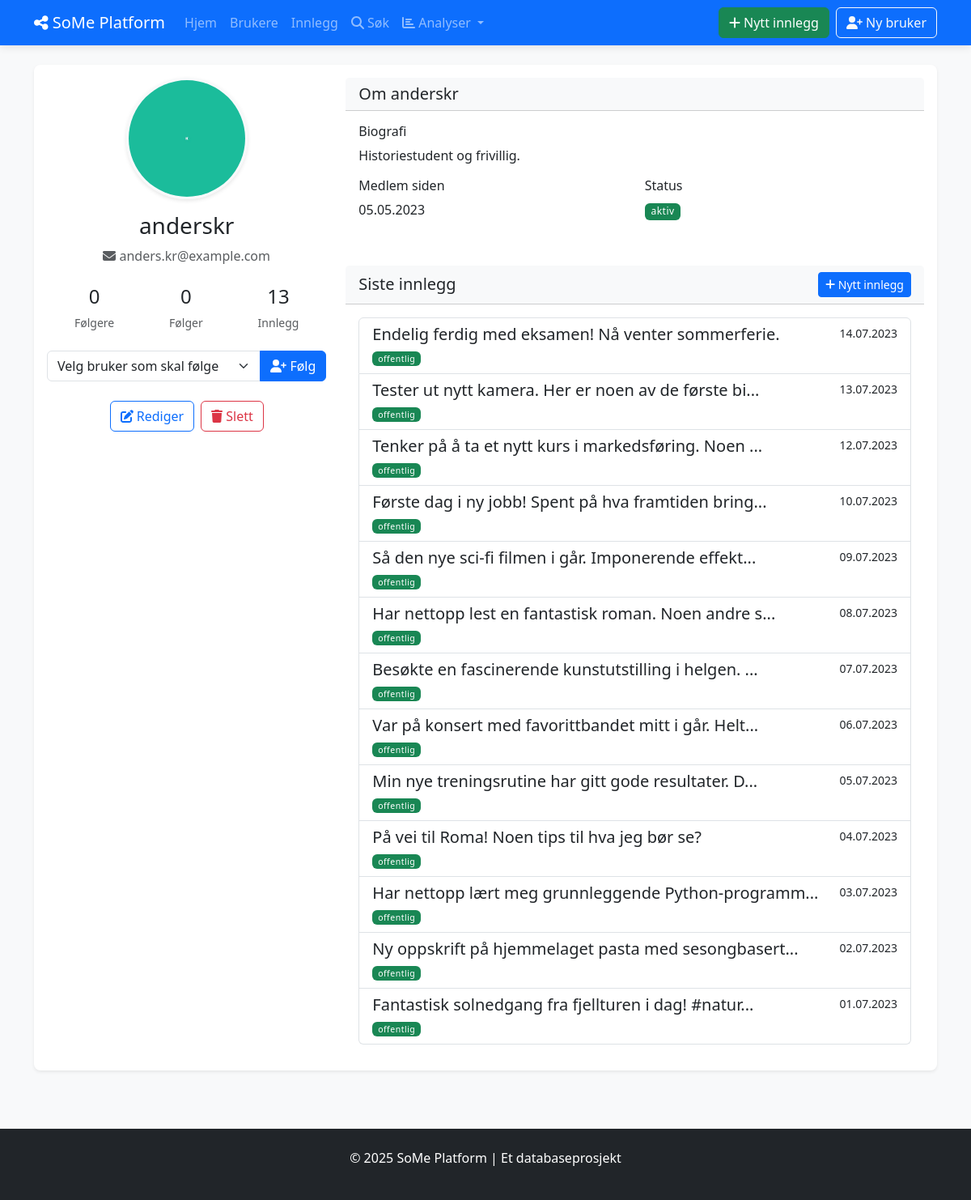
Before: /users/24 with the older database file.
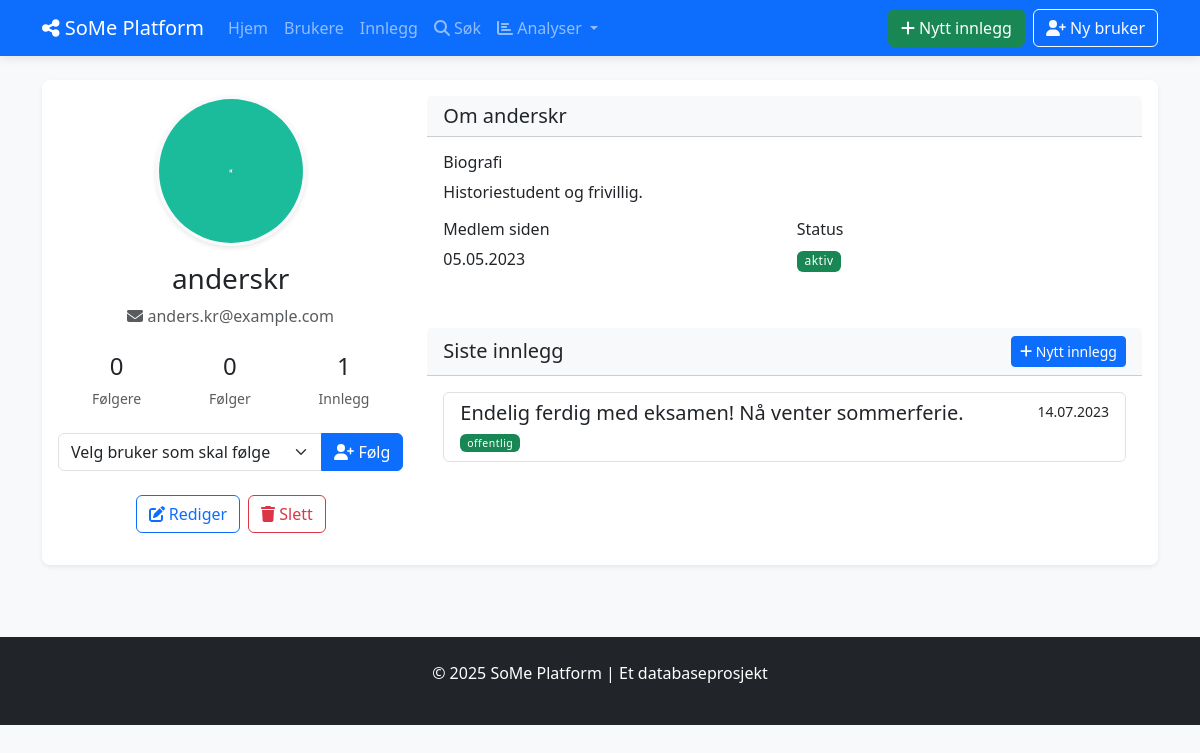
After: the same page with the newer database file.
### tables this page shows
CREATE TABLE BRUKERE (
            bruker_id INTEGER PRIMARY KEY AUTOINCREMENT,
            brukernavn TEXT NOT NULL UNIQUE,
            epost TEXT NOT NULL UNIQUE,
            passord_hash TEXT NOT NULL,
            profilbilde TEXT,
            bio TEXT,
            registrerings_dato DATE NOT NULL DEFAULT CURRENT_DATE,
            fødselsdato DATE,
            status TEXT DEFAULT 'aktiv'
        );

CREATE TABLE INNLEGG (
            innlegg_id INTEGER PRIMARY KEY AUTOINCREMENT,
            innhold TEXT NOT NULL,
            opprettet_dato DATETIME NOT NULL DEFAULT CURRENT_TIMESTAMP,
            oppdatert_dato DATETIME DEFAULT CURRENT_TIMESTAMP,
            synlighet TEXT NOT NULL DEFAULT 'offentlig',
            bruker_id INTEGER NOT NULL,
            FOREIGN KEY (bruker_id) REFERENCES BRUKERE(bruker_id) ON DELETE CASCADE
        );

### social_media_app/app.py (the view)
@app.route('/users/<int:user_id>')
def view_user(user_id):
    with Database() as db:
        user = db.fetchone("SELECT * FROM BRUKERE WHERE bruker_id = ?", (user_id,))
        if user:
            user = format_date_fields(user, ['registrerings_dato', 'fødselsdato'])
            posts = db.fetchall("SELECT * FROM INNLEGG WHERE bruker_id = ? ORDER BY opprettet_dato DESC", (user_id,))
            posts = [format_date_fields(post, ['opprettet_dato', 'oppdatert_dato']) for post in posts]
            followers = db.fetchone("SELECT COUNT(*) as count FROM FØLGER WHERE følger_bruker_id = ? AND status = 'aktiv'", (user_id,))
            following = db.fetchone("SELECT COUNT(*) as count FROM FØLGER WHERE følger_id = ? AND status = 'aktiv'", (user_id,))
            all_users = db.fetchall("SELECT bruker_id, brukernavn FROM BRUKERE WHERE status = 'aktiv'")
            return render_template('users/view.html', user=user, posts=posts,
                                followers=followers['count'] if followers else 0,
                                following=following['count'] if following else 0,
                                all_users=all_users)
    flash('User not found', 'danger')
    return redirect(url_for('list_users'))

### social_media_app/app.py (called while the page is built)
def format_date_fields(item, date_fields=None):
    if not item:
        return None
    if not isinstance(item, dict):
        item = dict(item)
    if date_fields:
        for field in date_fields:
            if field in item and item[field] and isinstance(item[field], str):
                try:
                    item[field] = datetime.strptime(item[field], '%Y-%m-%d %H:%M:%S')
                except (ValueError, TypeError):
                    try:
                        item[field] = datetime.strptime(item[field], '%Y-%m-%d')
                    except (ValueError, TypeError):
                        pass  # Keep original if parsing fails
    return item

### social_media_app/db_config.py (called while the page is built)
    def __enter__(self):
        return self

    def __exit__(self, exc_type, exc_val, exc_tb):
        self.cursor.close()
        if self.conn:
            self.conn.close()

    def fetchall(self, sql, params=None):
        self.cursor.execute(sql, params or ())
        return self.cursor.fetchall()

    def fetchone(self, sql, params=None):
        self.cursor.execute(sql, params or ())
        return self.cursor.fetchone()

### social_media_app/templates/users/view.html (shortened to what this page needs)
{% extends "base.html" %}
{% block content %}
<div class="card shadow-sm mb-4">
    <div class="card-body">
        <div class="row">
            <div class="col-md-4 text-center">
                <div class="mb-3">
                    {% if user.profilbilde %}
                        <img src="{{ url_for('static', filename='uploads/' + user.profilbilde) }}"
                             alt="{{ user.brukernavn }}" class="rounded-circle img-fluid profile-image" width="150" height="150">
                    {% else %}
                        <div class="rounded-circle bg-secondary d-flex align-items-center justify-content-center mx-auto profile-placeholder">
                            <i class="fas fa-user fa-4x text-white"></i>
                        </div>
                    {% endif %}
                </div>
                <h2 class="h3">{{ user.brukernavn }}</h2>
                <p class="text-muted">
                    <i class="fas fa-envelope"></i> {{ user.epost }}
                </p>
                <div class="d-flex justify-content-around my-4">
                    <div class="text-center">
                        <div class="h4">{{ followers }}</div>
                        <div class="small text-muted">Følgere</div>
                    </div>
                    <div class="text-center">
                        <div class="h4">{{ following }}</div>
                        <div class="small text-muted">Følger</div>
                    </div>
                    <div class="text-center">
                        <div class="h4">{{ posts|length }}</div>
                        <div class="small text-muted">Innlegg</div>
                    </div>
                </div>
                <div class="mb-4">
                    <form action="{{ url_for('follow_user', user_id=user.bruker_id) }}" method="post">
                        <div class="input-group">
                            <select name="follower_id" class="form-select">
                                <option value="" selected disabled>Velg bruker som skal følge</option>
                            </select>
                            <button type="submit" class="btn btn-primary">
                                <i class="fas fa-user-plus"></i> Følg
                            </button>
                        </div>
                    </form>
                </div>
                <div class="d-flex justify-content-center gap-2 mb-3">
                    <a href="{{ url_for('show_edit_user', user_id=user.bruker_id) }}" class="btn btn-outline-primary">
                        <i class="fas fa-edit"></i> Rediger
                    </a>
                    <button type="button" class="btn btn-outline-danger" data-bs-toggle="modal" data-bs-target="#deleteUserModal">
                        <i class="fas fa-trash"></i> Slett
                    </button>
                </div>
            </div>
            <div class="col-md-8">
                <div class="card mb-4">
                    <div class="card-header bg-light">
                        <h3 class="h5 mb-0">Om {{ user.brukernavn }}</h3>
                    </div>
                    <div class="card-body">
                        <div class="mb-3">
                            <h4 class="h6">Biografi</h4>
                            <p>{{ user.bio or 'Ingen biografi lagt til.' }}</p>
                        </div>
                        <div class="row">
                            <div class="col-md-6">
                                <div class="mb-3">
                                    <h4 class="h6">Medlem siden</h4>
                                    <p>{{ user.registrerings_dato.strftime('%d.%m.%Y') }}</p>
                                </div>
                            </div>
                            <div class="col-md-6">
                                <div class="mb-3">
                                    <h4 class="h6">Status</h4>
                                    <p>
                                        <span class="badge {{ 'bg-success' if user.status == 'aktiv' else 'bg-secondary' }}">
                                            {{ user.status }}
                                        </span>
                                    </p>
                                </div>
                            </div>
                        </div>
                    </div>
                </div>
                <div class="card">
                    <div class="card-header bg-light d-flex justify-content-between align-items-center">
                        <h3 class="h5 mb-0">Siste innlegg</h3>
                        <a href="{{ url_for('show_create_post') }}" class="btn btn-sm btn-primary">
                            <i class="fas fa-plus"></i> Nytt innlegg
                        </a>
                    </div>
                    <div class="card-body">
                        {% if posts %}
                            <div class="list-group">
                                {% for post in posts %}
                                <a href="{{ url_for('view_post', post_id=post.innlegg_id) }}" class="list-group-item list-group-item-action">
                                    <div class="d-flex w-100 justify-content-between">
                                        <h5 class="mb-1 text-truncate text-truncate-custom">{{ post.innhold[:50] }}{% if post.innhold|length > 50 %}...{% endif %}</h5>
                                        <small>{{ post.opprettet_dato.strftime('%d.%m.%Y') }}</small>
                                    </div>
                                    <small class="text-muted">
                                        <span class="badge {{ 'bg-success' if post.synlighet == 'offentlig' else 'bg-warning' }}">
                                            {{ post.synlighet }}
                                        </span>
                                    </small>
                                </a>
                                {% endfor %}
                            </div>
                        {% else %}
                            <p class="text-center py-3 text-muted">Ingen innlegg å vise</p>
                        {% endif %}
                    </div>
                </div>
            </div>
        </div>
    </div>
</div>
{% endblock %}

### social_media_app/templates/base.html (shortened to what this page needs)
<!DOCTYPE html>
<html lang="no">
<head>
<link rel="stylesheet" href="https://cdn.jsdelivr.net/npm/bootstrap@5.3.2/dist/css/bootstrap.min.css">
<link rel="stylesheet" href="{{ url_for('static', filename='style.css') }}">
<link rel="stylesheet" href="https://cdnjs.cloudflare.com/ajax/libs/font-awesome/6.4.2/css/all.min.css">
</head>
<body class="bg-light">
<nav class="navbar navbar-expand-lg navbar-dark bg-primary">
<div class="container">
<a class="navbar-brand" href="{{ url_for('index') }}">
<i class="fas fa-share-alt"></i> SoMe Platform
</a>
<div class="collapse navbar-collapse" id="navbarNav">
<ul class="navbar-nav me-auto">
<li class="nav-item">
<a class="nav-link" href="{{ url_for('index') }}">Hjem</a>
</li>
<li class="nav-item">
<a class="nav-link" href="{{ url_for('list_users') }}">Brukere</a>
</li>
<li class="nav-item">
<a class="nav-link" href="{{ url_for('list_posts') }}">Innlegg</a>
</li>
<li class="nav-item">
<a class="nav-link" href="{{ url_for('search') }}">
<i class="fas fa-search"></i> Søk
</a>
</li>
<li class="nav-item dropdown">
<a class="nav-link dropdown-toggle" href="#" id="navbarAnalyticsDropdown" role="button"
data-bs-toggle="dropdown" aria-expanded="false">
<i class="fas fa-chart-bar"></i> Analyser
</a>
</li>
</ul>
<div class="navbar-nav">
<a href="{{ url_for('show_create_post') }}" class="btn btn-success me-2">
<i class="fas fa-plus"></i> Nytt innlegg
</a>
<a href="{{ url_for('show_create_user') }}" class="btn btn-outline-light">
<i class="fas fa-user-plus"></i> Ny bruker
</a>
</div>
</div>
</div>
</nav>
<div class="container mt-4">
 {% block content %}{% endblock %}
</div>
<footer class="bg-dark text-white py-4 mt-5">
<div class="container text-center">
<p>© 2025 SoMe Platform | Et databaseprosjekt</p>
</div>
</footer>
</body>
</html>

### social_media_app/static/style.css (style rules this page uses)
body { background-color: #f8f9fa; min-height: 100vh; display: flex; flex-direction: column; }
footer { margin-top: auto; }
.card { border-radius: 0.5rem; border: none; transition: transform 0.2s, box-shadow 0.2s; }
.card .rounded-circle { object-fit: cover; }
.navbar { box-shadow: 0 2px 10px rgba(0, 0, 0, 0.1); }
.badge { font-weight: 500; letter-spacing: 0.5px; }
.profile-image { width: 150px; height: 150px; object-fit: cover; border: 3px solid #f8f9fa; box-shadow: 0 2px 5px rgba(0, 0, 0, 0.1); }

Changed rows visible on the page:
removed INNLEGG: innhold "Tester ut nytt kamera. Her er noen av de første bi", opprettet_dato "13.07.2023", synlighet "offentlig"
removed INNLEGG: innhold "Tenker på å ta et nytt kurs i markedsføring. Noen", opprettet_dato "12.07.2023", synlighet "offentlig"
removed INNLEGG: innhold "Første dag i ny jobb! Spent på hva framtiden bring", opprettet_dato "10.07.2023", synlighet "offentlig"
removed INNLEGG: innhold "Så den nye sci-fi filmen i går. Imponerende effekt", opprettet_dato "09.07.2023", synlighet "offentlig"
removed INNLEGG: innhold "Har nettopp lest en fantastisk roman. Noen andre s", opprettet_dato "08.07.2023", synlighet "offentlig"
removed INNLEGG: innhold "Besøkte en fascinerende kunstutstilling i helgen.", opprettet_dato "07.07.2023", synlighet "offentlig"
removed INNLEGG: innhold "Var på konsert med favorittbandet mitt i går. Helt", opprettet_dato "06.07.2023", synlighet "offentlig"
removed INNLEGG: innhold "Min nye treningsrutine har gitt gode resultater. D", opprettet_dato "05.07.2023", synlighet "offentlig"
removed INNLEGG: innhold "På vei til Roma! Noen tips til hva jeg bør se?", opprettet_dato "04.07.2023", synlighet "offentlig"
removed INNLEGG: innhold "Har nettopp lært meg grunnleggende Python-programm", opprettet_dato "03.07.2023", synlighet "offentlig"
removed INNLEGG: innhold "Ny oppskrift på hjemmelaget pasta med sesongbasert", opprettet_dato "02.07.2023", synlighet "offentlig"
removed INNLEGG: innhold "Fantastisk solnedgang fra fjellturen i dag! #natur", opprettet_dato "01.07.2023", synlighet "offentlig"
Other visible differences:
{{ posts|length }}: "13" → "1"
